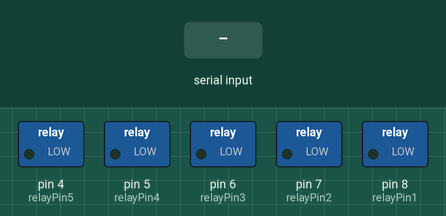
This sketch was run on a simulated Arduino Uno, built with avr-gcc and run on an emulated ATmega328P. Shown: switched loads named in the sketch (green lamp = pin HIGH). Inputs (shaded band) come from the test bench. What the sketch prints to the serial monitor is not drawn.

Above: at 1.2 s.
1.3 s: "5" received over the second serial link
At 1.8 s:
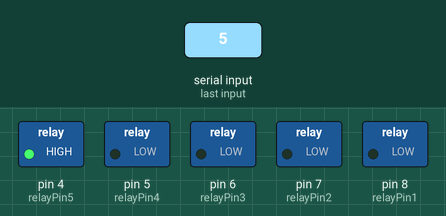
2.8 s: "0" received over the second serial link
At 4.0 s:
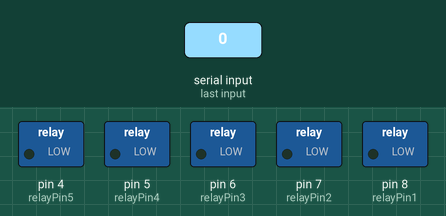
4.3 s: "2" received over the second serial link
At 5.3 s:
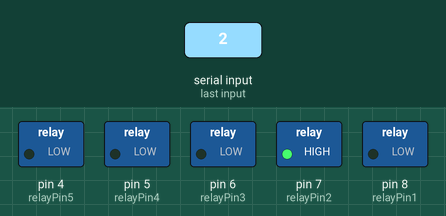
Timing chart, 0 to 7.3 s (numbered marks = the images above; inputs shaded):
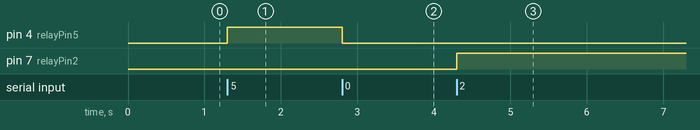

Measured:
- after the input at 1.3 s, pin 4 (relayPin5): LOW → HIGH at once
- after the input at 2.8 s, pin 4 (relayPin5): HIGH → LOW at once
- after the input at 4.3 s, pin 7 (relayPin2): LOW → HIGH at once

The sketch:

Baby_Monitor_Secondo.ino
```cpp
/*
  PS4BabyMonitor (HC-05 secondo)
  by: Questionable Mechanics
  contact: questionable.mechanics@gmail.com
  last rev: 10/2020
  This sketch is in the public domain
  Note: Developed and tested using Arduino IDE ver 1.8.42.0
*/

#include <SoftwareSerial.h>
SoftwareSerial BTSerial(10, 11); // RX | TX

const int relayPin1 = 8;
const int relayPin2 = 7;
const int relayPin3 = 6;
const int relayPin4 = 5;
const int relayPin5 = 4;

void setup() {
  pinMode(relayPin1, OUTPUT);
  digitalWrite(relayPin1, LOW);
  pinMode(relayPin2, OUTPUT);
  digitalWrite(relayPin2, LOW);
  pinMode(relayPin3, OUTPUT);
  digitalWrite(relayPin3, LOW);
  pinMode(relayPin4, OUTPUT);
  digitalWrite(relayPin4, LOW);
  pinMode(relayPin5, OUTPUT);
  digitalWrite(relayPin5, LOW);
  BTSerial.begin(38400);
  Serial.begin(9600);
  Serial.println("<Arduino is ready>");
}

void loop() {
  while (BTSerial.available()) {
    Serial.write(BTSerial.read());
  }
  while (BTSerial.read() == '0') {
    digitalWrite(relayPin1, LOW);
    digitalWrite(relayPin2, LOW);
    digitalWrite(relayPin3, LOW);
    digitalWrite(relayPin4, LOW);
    digitalWrite(relayPin5, LOW);
  }
  if (BTSerial.read() == '1') {
    digitalWrite(relayPin1, HIGH);
    digitalWrite(relayPin2, LOW);
    digitalWrite(relayPin3, LOW);
    digitalWrite(relayPin4, LOW);
    digitalWrite(relayPin5, LOW);
  }
  if (BTSerial.read() == '2') {
    digitalWrite(relayPin1, LOW);
    digitalWrite(relayPin2, HIGH);
    digitalWrite(relayPin3, LOW);
    digitalWrite(relayPin4, LOW);
    digitalWrite(relayPin5, LOW);
  }
  if (BTSerial.read() == '3') {
    digitalWrite(relayPin1, LOW);
    digitalWrite(relayPin2, LOW);
    digitalWrite(relayPin3, HIGH);
    digitalWrite(relayPin4, LOW);
    digitalWrite(relayPin5, LOW);
  }
   if (BTSerial.read() == '4') {
    digitalWrite(relayPin1, LOW);
    digitalWrite(relayPin2, LOW);
    digitalWrite(relayPin3, LOW);
    digitalWrite(relayPin4, HIGH);
    digitalWrite(relayPin5, LOW);
  }
  if (BTSerial.read() == '5') {
    digitalWrite(relayPin1, LOW);
    digitalWrite(relayPin2, LOW);
    digitalWrite(relayPin3, LOW);
    digitalWrite(relayPin4, LOW);
    digitalWrite(relayPin5, HIGH);
  }
}
```
